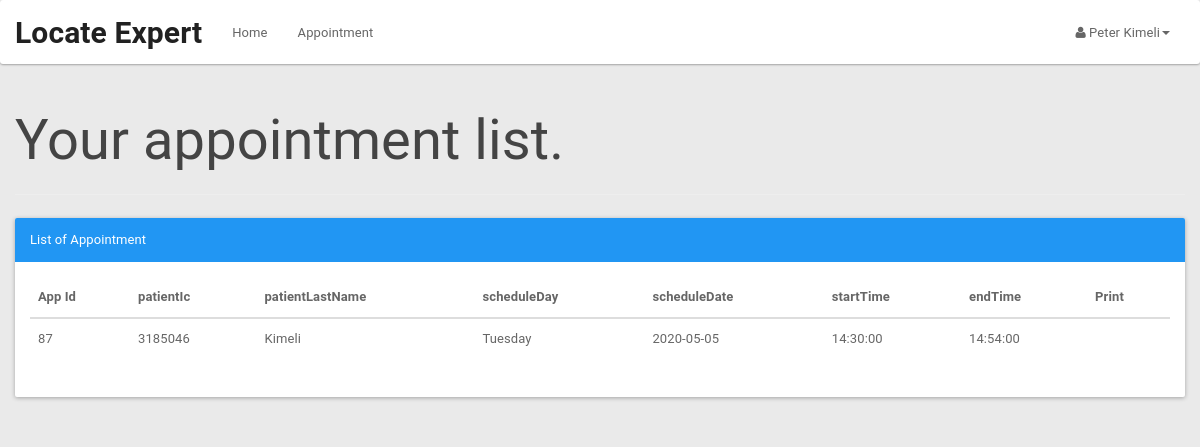
Page /patient/patientapplist.php (signed in) on the committed database.
### tables this page shows
CREATE TABLE `appointment` (
  `appId` int(3) NOT NULL,
  `patientIc` bigint(12) NOT NULL,
  `scheduleId` int(10) NOT NULL,
  `appSymptom` varchar(100) NOT NULL,
  `appComment` varchar(100) NOT NULL,
  `status` varchar(10) NOT NULL DEFAULT 'process'
);

CREATE TABLE `patient` (
  `icPatient` bigint(12) NOT NULL,
  `password` varchar(20) NOT NULL,
  `patientFirstName` varchar(20) NOT NULL,
  `patientLastName` varchar(20) NOT NULL,
  `patientMaritialStatus` varchar(10) NOT NULL,
  `patientDOB` date NOT NULL,
  `patientGender` varchar(10) NOT NULL,
  `patientAddress` varchar(100) NOT NULL,
  `patientPhone` varchar(15) NOT NULL,
  `patientEmail` varchar(100) NOT NULL
);

CREATE TABLE `doctorschedule` (
  `scheduleId` int(11) NOT NULL,
  `scheduleDate` date NOT NULL,
  `scheduleDay` varchar(15) NOT NULL,
  `startTime` time NOT NULL,
  `endTime` time NOT NULL,
  `bookAvail` varchar(10) NOT NULL
);

### patient/patientapplist.php (the view, shortened to what this page needs)
<?php
include_once '../assets/conn/dbconnect.php';
$session=$_SESSION[ 'patientSession'];
$res=mysqli_query($con, "SELECT a.*, b.*,c.* FROM patient a
	JOIN appointment b
		On a.icPatient = b.patientIc
	JOIN doctorschedule c
		On b.scheduleId=c.scheduleId
	WHERE b.patientIc ='$session'");
	$userRow=mysqli_fetch_array($res);
?>
<!DOCTYPE html>
<html>
	<head>
		<link href="assets/css/material.css" rel="stylesheet">
		<link href="assets/css/default/style.css" rel="stylesheet">
		<link href="assets/css/default/blocks.css" rcel="stylesheet">
		<link rel="stylesheet" href="assets/font-awesome/css/font-awesome.min.css" />
	</head>
	<body>
		<nav class="navbar navbar-default " role="navigation">
			<div class="container-fluid">
				<div class="navbar-header">
					<a class="navbar-brand" href="patient.php">Locate Expert</a>
				</div>
				<div class="collapse navbar-collapse" id="bs-example-navbar-collapse-1">
					<ul class="nav navbar-nav">
						<ul class="nav navbar-nav">
							<li><a href="patient.php">Home</a></li>
							<li><a href="patientapplist.php?patientId=<?php echo $userRow['icPatient']; ?>">Appointment</a></li>
						</ul>
					</ul>
					<ul class="nav navbar-nav navbar-right">
						<li class="dropdown">
							<a href="#" class="dropdown-toggle" data-toggle="dropdown"><i class="fa fa-user"></i> <?php echo $userRow['patientFirstName']; ?> <?php echo $userRow['patientLastName']; ?><b class="caret"></b></a>
						</li>
					</ul>
				</div>
			</div>
		</nav>
<?php
echo "<div class='container'>";
echo "<div class='row'>";
echo "<div class='page-header'>";
echo "<h1>Your appointment list. </h1>";
echo "</div>";
echo "<div class='panel panel-primary'>";
echo "<div class='panel-heading'>List of Appointment</div>";
echo "<div class='panel-body'>";
echo "<table class='table table-hover'>";
echo "<thead>";
echo "<tr>";
echo "<th>App Id</th>";
echo "<th>patientIc </th>";
echo "<th>patientLastName </th>";
echo "<th>scheduleDay </th>";
echo "<th>scheduleDate </th>";
echo "<th>startTime </th>";
echo "<th>endTime </th>";
echo "<th>Print </th>";
echo "</tr>";
echo "</thead>";
$res = mysqli_query($con, "SELECT a.*, b.*,c.*
		FROM patient a
		JOIN appointment b
		On a.icPatient = b.patientIc
		JOIN doctorschedule c
		On b.scheduleId=c.scheduleId
		WHERE b.patientIc ='$session'");
while ($userRow = mysqli_fetch_array($res)) {
echo "<tbody>";
echo "<tr>";
echo "<td>" . $userRow['appId'] . "</td>";
echo "<td>" . $userRow['patientIc'] . "</td>";
echo "<td>" . $userRow['patientLastName'] . "</td>";
echo "<td>" . $userRow['scheduleDay'] . "</td>";
echo "<td>" . $userRow['scheduleDate'] . "</td>";
echo "<td>" . $userRow['startTime'] . "</td>";
echo "<td>" . $userRow['endTime'] . "</td>";
echo "<td><a href='invoice.php?appid=".$userRow['appId']."' target='_blank'><span class='glyphicon glyphicon-print' aria-hidden='true'></span></a> </td>";
}
echo "</tr>";
echo "</tbody>";
echo "</table>";
?>
	</div>
</div>
</div>
</div>
</body>
</html>

### patient/assets/css/default/style.css (style rules this page uses)
body { background-color: #EAEAEA !important; }
.navbar-default .navbar-brand { color:#fff; font-size:30px; font-weight:bold; }
.navbar { margin-bottom: 0px !important; }

### rows in the picture
appointment: patientIc.patientFirstName "Peter", patientIc.patientLastName "Kimeli", appId "87", patientIc "3185046", scheduleId.scheduleDay "Tuesday", scheduleId.scheduleDate "2020-05-05", scheduleId.startTime "14:30:00", scheduleId.endTime "14:54:00"
